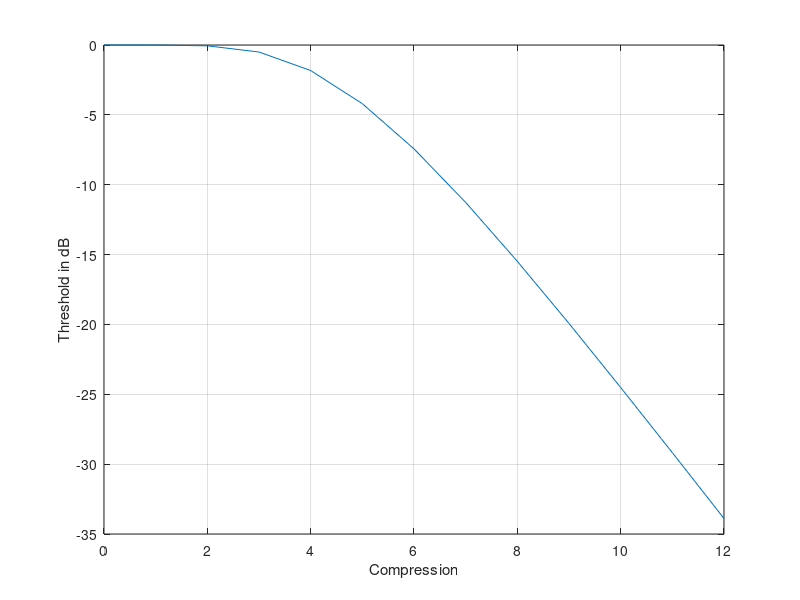

Recreate this plot in MATLAB.

x = [0:12];

a = -0.99999; b = -15; c = -0.55;
gom = mag2db(1 + a * exp(b * exp(c * x)));

figure
plot(x, gom)
grid on
xlabel('Compression')
ylabel('Threshold in dB')
print('-bestfit','-dpdf','gomp.pdf')